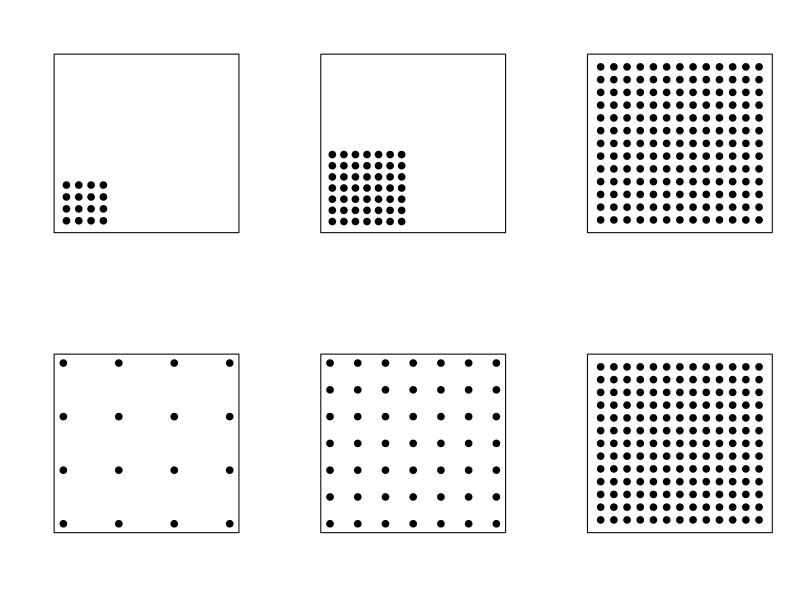

This figure's R source:
temp1 <- seq(0, 1/3, length.out = 6)[2:5]
x1 <- rep(temp1, 4)
y1 <- rep(temp1, rep(4, 4))


temp2 <- seq(0, 1/2, length.out = 9)[2:8]
x2 <- rep(temp2, 7)
y2 <- rep(temp2, rep(7, 7))


temp3 <- seq(0, 1, length.out = 15)[2:14]
x3 <- rep(temp3, 13)
y3 <- rep(temp3, rep(13, 13))

temp4 <- seq(0+0.05, 1-0.05, length.out = 4)
x4 <- rep(temp4, 4)
y4 <- rep(temp4, rep(4, 4))


temp5 <- seq(0+0.05, 1-0.05, length.out = 7)
x5 <- rep(temp5, 7)
y5 <- rep(temp5, rep(7, 7))


temp6 <- seq(0, 1, length.out = 15)[2:14]
x6 <- rep(temp3, 13)
y6 <- rep(temp3, rep(13, 13))


par(mfrow=c(2,3)) 
plot(x1, y1, yaxt='n', xaxt='n', xaxs = "i", yaxs = "i", ann=FALSE, 
     xlim = c(0,1), ylim = c(0,1), pch = 20, cex = 2)
plot(x2, y2, yaxt='n', xaxt='n', xaxs = "i", yaxs = "i", ann=FALSE, 
     xlim = c(0,1), ylim = c(0,1), pch = 20, cex = 2)
plot(x3, y3, yaxt='n', xaxt='n', xaxs = "i", yaxs = "i", ann=FALSE, 
     xlim = c(0,1), ylim = c(0,1), pch = 20, cex = 2)
plot(x4, y4, yaxt='n', xaxt='n', xaxs = "i", yaxs = "i", ann=FALSE, 
     xlim = c(0,1), ylim = c(0,1), pch = 20, cex = 2)
plot(x5, y5, yaxt='n', xaxt='n', xaxs = "i", yaxs = "i", ann=FALSE, 
     xlim = c(0,1), ylim = c(0,1), pch = 20, cex = 2)
plot(x6, y6, yaxt='n', xaxt='n', xaxs = "i", yaxs = "i", ann=FALSE, 
     xlim = c(0,1), ylim = c(0,1), pch = 20, cex = 2)

